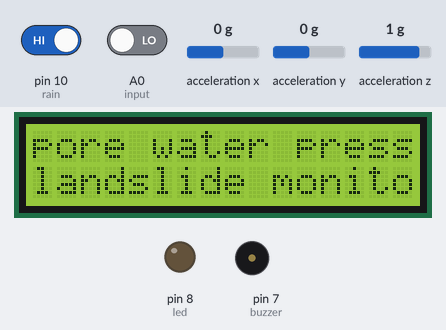
This sketch was run on a simulated Arduino Uno, built with avr-gcc and run on an emulated ATmega328P. Parts: 16×2 character LCD, output pins drawn as LEDs (lit = HIGH), buzzer (waves = sounding, pin HIGH). Inputs (shaded band) come from the test bench; at power-on: acceleration x 0 g, pin 10 (rain) HIGH, A0 (input) LOW, acceleration y 0 g, acceleration z 1 g. What the sketch prints to the serial monitor is not drawn.

Above: at 1.1 s.
At 5.6 s:
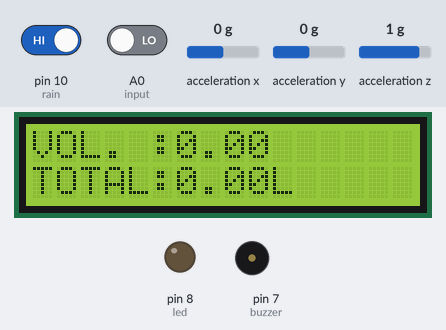
5.7 s: acceleration x set to -0.6 g
At 8.7 s:
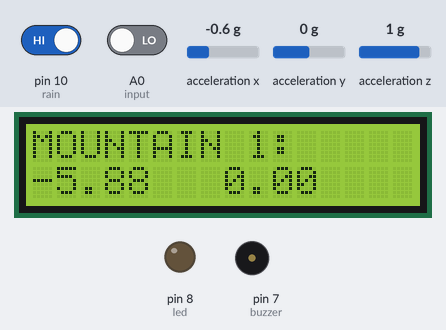
17.6 s: acceleration x set to -0.9 g
At 34.8 s:
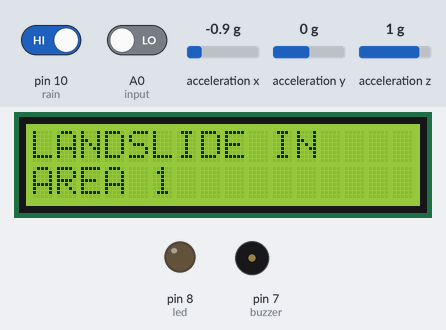
41.6 s: pin 10 (rain) driven LOW
At 46.8 s:
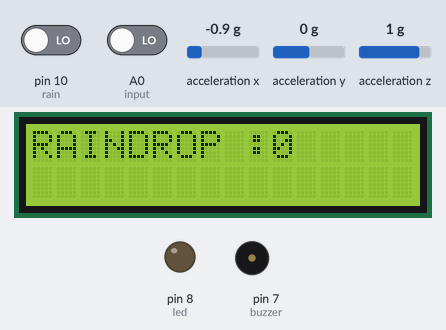
Timing chart, 0 to 58.0 s (numbered marks = the images above; inputs shaded):
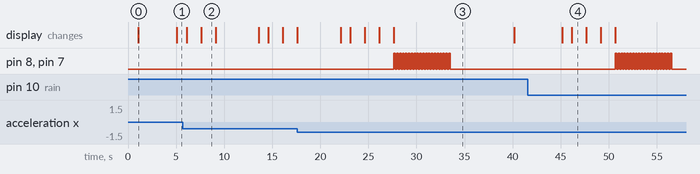

The sketch:

landslide_monitoring.ino
```cpp
#include <Wire.h>
#include <Adafruit_Sensor.h>
#include <Adafruit_ADXL345_U.h>

#include <LiquidCrystal.h>
const int rs = 12, en = 11, d4 = A3, d5 = A2, d6 = A1, d7 = 6;
LiquidCrystal lcd(rs, en, d4, d5, d6, d7);

// Default address is 0x53, alternate address is 0x1D
#define ACCEL1_ADDRESS 0x53  // Sensor 1
#define ACCEL2_ADDRESS 0x1D  // Sensor 2 (ALT ADDRESS pin connected to VCC)

Adafruit_ADXL345_Unified accel1 = Adafruit_ADXL345_Unified(12345);  // ID 12345 for sensor 1
Adafruit_ADXL345_Unified accel2 = Adafruit_ADXL345_Unified(67890);  // ID 67890 for sensor 2
int X;
int Y;
float TIME = 0;
float FREQUENCY = 0;
float WATER = 0;
float TOTAL = 0;
float LS = 0;
const int input = A0;
int rain = 10;
int led = 8;
int buzzer = 7;
String msg;
void setup() {
  Serial.begin(9600);
  pinMode(rain, INPUT);
  pinMode(input, INPUT);
  pinMode(led, OUTPUT);
  pinMode(buzzer, OUTPUT);
  digitalWrite(led, LOW);
  digitalWrite(buzzer, LOW);
  // accel1.begin(ACCEL1_ADDRESS);
  // accel2.begin(ACCEL2_ADDRESS);
  Serial.println("sensor initization.......");
  lcd.begin(16, 2);
  lcd.print("Networked MEMS pressure");
  lcd.setCursor(0, 1);
  lcd.print("sensor design to detect");
  delay(1000);
  lcd.clear();
  lcd.print("pore water pressure for");
  lcd.setCursor(0, 1);
  lcd.print("landslide monitoring");
  delay(1000);
  // Initialize sensor 1 with default address
  if (!accel1.begin(ACCEL1_ADDRESS)) {
    Serial.println("Failed to initialize ADXL345 sensor 1");
    lcd.clear();
    lcd.print(" SENSOR1 Failed to initialize");
    delay(1000);
    while (1)
      ;
  }
  accel1.setRange(ADXL345_RANGE_2_G);

  // Initialize sensor 2 with alternate address
  if (!accel2.begin(ACCEL2_ADDRESS)) {
    Serial.println("Failed to initialize ADXL345 sensor 2");
    lcd.clear();
    lcd.print(" SENSOR2 Failed to initialize");
    delay(1000);
    while (1)
      ;
  }
  accel2.setRange(ADXL345_RANGE_2_G);
  delay(1000);
}
void loop() {
  int raindrop = digitalRead(rain);
  X = pulseIn(input, HIGH);
  Y = pulseIn(input, LOW);
  TIME = X + Y;
  FREQUENCY = 1000000 / TIME;
  WATER = FREQUENCY / 7.5;
  LS = WATER / 60;
  if (FREQUENCY >= 0) {
    if (isinf(FREQUENCY)) {
      lcd.clear();
      lcd.setCursor(0, 0);
      lcd.print("VOL. :0.00");
      lcd.setCursor(0, 1);
      lcd.print("TOTAL:");
      lcd.print(TOTAL);
      lcd.print("L");
      delay(1000);
    } else {
      TOTAL = TOTAL + LS;
      Serial.println(FREQUENCY);
      lcd.clear();
      lcd.setCursor(0, 0);
      lcd.print("FLOW WATER.:");
      lcd.print(WATER);
      lcd.print(" L/M");
      lcd.setCursor(0, 1);
      lcd.print("TOTAL:");
      lcd.print(TOTAL);
      lcd.print(" L");
      delay(1000);
      if (WATER > 40.0 || TOTAL > 10.0) {
        lcd.clear();
        lcd.setCursor(0, 0);
        lcd.print("WATER OVER FLOW");
        // Siren-style flashing and buzzing
        for (int i = 0; i < 20; i++) {  // Repeat the pattern 5 times
          digitalWrite(led, HIGH);
          digitalWrite(buzzer, HIGH);
          delay(150);
          digitalWrite(led, LOW);
          digitalWrite(buzzer, LOW);
          delay(150);
        }
        msg = "WATER OVER FLOW......,";
        SendMessage();
      }
    }
  }
  Serial.print("Rain drop :");
  Serial.println(raindrop);
  lcd.clear();
  lcd.print("RAINDROP :");
  lcd.print(raindrop);
  delay(1500);
  sensors_event_t event1;
  sensors_event_t event2;

  accel1.getEvent(&event1);
  accel2.getEvent(&event2);
  lcd.clear();
  lcd.setCursor(0, 0);
  lcd.print("MOUNTAIN 1:");
  lcd.setCursor(0, 1);
  lcd.print(event1.acceleration.x);
  lcd.setCursor(8, 1);
  lcd.print(event1.acceleration.y);
  delay(1500);
  lcd.clear();
  lcd.setCursor(0, 0);
  lcd.print("MOUNTAIN 2:");
  lcd.setCursor(0, 1);
  lcd.print(event2.acceleration.x);
  lcd.setCursor(8, 1);
  lcd.print(event2.acceleration.y);
  delay(1500);
  if (raindrop == 0) {
    lcd.clear();
    lcd.setCursor(0, 0);
    lcd.print("HEAVY RAINFALL");
    // Siren-style flashing and buzzing
    for (int i = 0; i < 20; i++) {  // Repeat the pattern 5 times
      digitalWrite(led, HIGH);
      digitalWrite(buzzer, HIGH);
      delay(150);
      digitalWrite(led, LOW);
      digitalWrite(buzzer, LOW);
      delay(150);
    }
    msg = "FULL RAINING......,";
    SendMessage();
  } else if (event1.acceleration.x > 7 || event1.acceleration.x < -7 || event1.acceleration.y > 7 || event1.acceleration.y < -7) {
      lcd.clear();
      lcd.setCursor(0, 0);
      lcd.print("LANDSLIDE IN ");
      lcd.setCursor(0, 1);
      lcd.print("AREA 1");
      // Siren-style flashing and buzzing
      for (int i = 0; i < 20; i++) {  // Repeat the pattern 5 times
        digitalWrite(led, HIGH);
        digitalWrite(buzzer, HIGH);
        delay(150);
        digitalWrite(led, LOW);
        digitalWrite(buzzer, LOW);
        delay(150);
      }
      msg = "LANDSLIDE IN AREA 1......,";
      SendMessage();
    }
  else if (event2.acceleration.x > 7 || event2.acceleration.x < -7 || event2.acceleration.y > 7 || event2.acceleration.x < -7) {
    lcd.clear();
    lcd.setCursor(0, 0);
    lcd.print("LANDSLIDE IN");
    lcd.setCursor(0, 1);
    lcd.print("AREA 2");
    // Siren-style flashing and buzzing
    for (int i = 0; i < 20; i++) {  // Repeat the pattern 5 times
      digitalWrite(led, HIGH);
      digitalWrite(buzzer, HIGH);
      delay(150);

      digitalWrite(led, LOW);
      digitalWrite(buzzer, LOW);
      delay(150);
    }
    msg = "LANDSLIDE IN AREA 2......,";
    SendMessage();
  }
  else {
    digitalWrite(led, LOW);
    digitalWrite(buzzer, LOW);
  }
  delay(1000);
}
void SendMessage() {
  Serial.println("AT");  //test check communication with gsm module
  delay(500);
  Serial.println("ATE0");  //ATE0: Switch echo off. ATE1: Switch echo on.
  delay(500);
  Serial.println("AT+CMGF=1");  //set sms text mode
  delay(500);
  Serial.println("AT+CMGS=\"+919632634474\"\r");  //send specfic number
  delay(500);
  Serial.println("ALERT...!");
  Serial.println(msg);
  delay(500);
  Serial.write(26);
  delay(1000);
  Serial.println("Message sent..");
  delay(3000);
  lcd.clear();
  lcd.setCursor(0, 0);
  lcd.print("MSG SENT..!:)");
  delay(2000);
}
```

Measured:
- the behaviour switches between -0.7 and -0.8 g on acceleration x (found by bisection; images 2 and 3)
- after the input at 17.6 s, pin 8 (led), pin 7 (buzzer): alternates HIGH for 0.15 s and LOW for 0.15 s, 40 changes in all, then stays LOW, starting after 10.1 s
- what the display in image 0 shows lasts 4.0 s, from 1.1 s to 5.1 s
- what the display in image 2 shows lasts 1.5 s, from 7.6 s to 9.1 s
